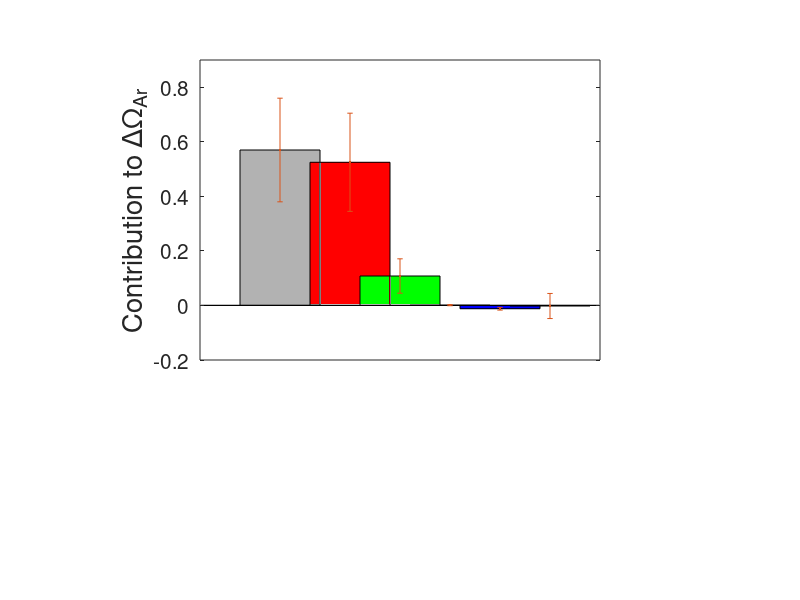

MATLAB code to generate this figure: (Note: this script raises an error after producing the figure.)
%Plots Figure 3

axes('Position',[0.25, 0.4, 0.5, 0.5])
deltas = [0.57, 0.525, 0.108, 0.001, -0.012, -0.002]
%sDIC, sTA, T, S_total, pTA
SD = [0.19, 0.180, 0.063, 0.002, 0.005, 0.046]

%bar graph
bar(0.6, deltas(1),'facecolor', [0.7 0.7 0.7])
hold on
bar(2, deltas(2), 'r')
hold on
bar(3, deltas(3), 'g')
hold on 
bar(4, deltas(4), 'm')
hold on
bar(5, deltas(5), 'b')
hold on
bar(6, deltas(6), 'c')

%formats axes
set(gca,'XTickLabel','','XTick', [], 'fontsize',15)
set(gca,'Ytick',-0.2:0.2:0.9)
ylabel('Contribution to \Delta\Omega_{Ar}','fontsize',20)
ylim([-.2 0.9])

%adds error bar
errorbar([0.6 2 3 4 5 6], deltas, SD,'.','color','k','linewidth',2)

%adds text to plot
text(0.6,0.83,'Total','fontsize',20,'horizontalalignment','center')
text(2,0.83,'sDIC','fontsize',20,'horizontalalignment','center')
text(3,0.83,'sTA','fontsize',20,'horizontalalignment','center')
text(4,0.83,'Temp','fontsize',20,'horizontalalignment','center')
text(5,0.83,'Sal','fontsize',20,'horizontalalignment','center')   
text(6,0.83,'pTA','fontsize',20,'horizontalalignment','center')

text(0.6,-0.07,'0.572 \pm 0.192' ,'fontsize',12,'horizontalalignment','center')
text(2,-0.15,'0.525 \pm 0.180' ,'fontsize',12,'horizontalalignment','center')
text(3,-0.07,'0.108 \pm 0.063' ,'fontsize',12,'horizontalalignment','center')
text(4,-0.15,'0.001 \pm 0.002' ,'fontsize',12,'horizontalalignment','center')
text(5,-0.07,'-0.012 \pm 0.005' ,'fontsize',12,'horizontalalignment','center')
text(6,-0.15,'-0.002 \pm 0.046' ,'fontsize',12,'horizontalalignment','center')
text(1.1,0.97,'Decomposition of \Delta\Omega_{Ar} from winter', 'fontsize',20)

%plots division line between total and carbon system components
X = [1.3 1.3]
Y = [-0.2 0.9]
hold on
plot(X,Y, '--k', 'linewidth', 2)
